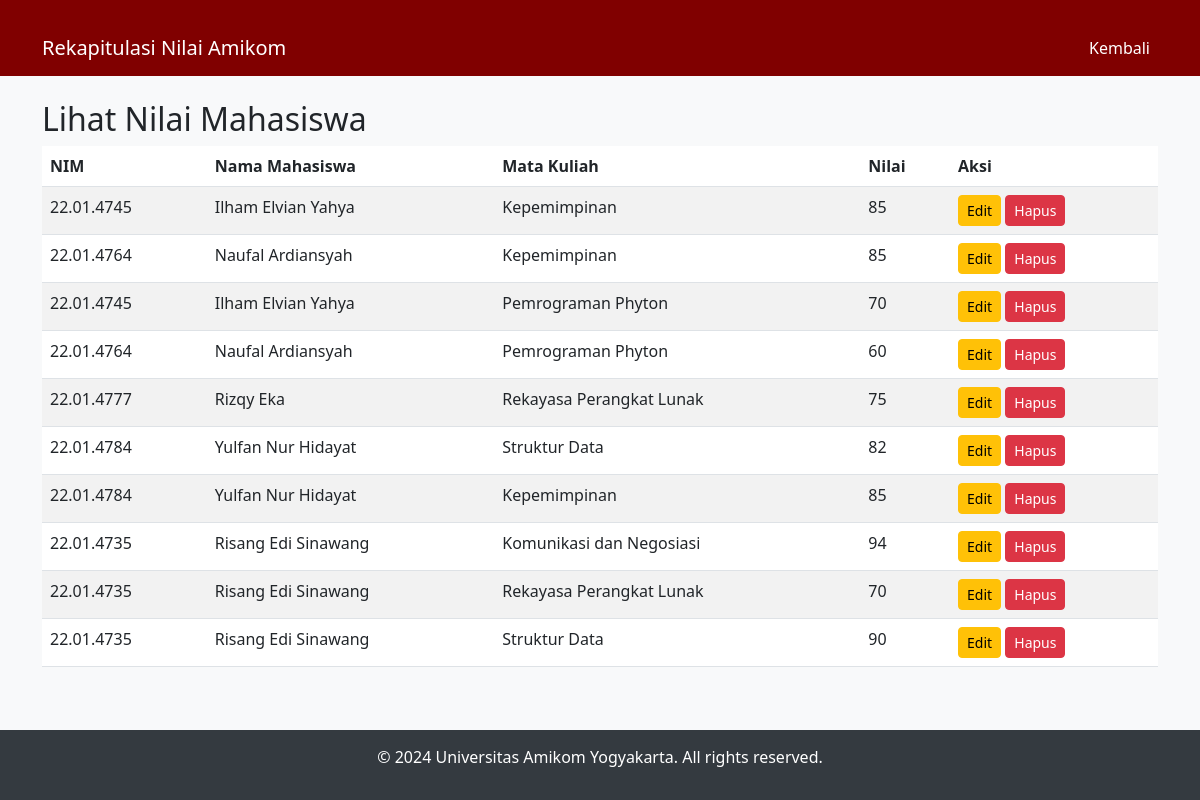
The page /rekap_nilai/lihat_nilai.php on the database its author committed.
### tables this page shows
CREATE TABLE `nilai` (
  `id` int(11) NOT NULL,
  `mahasiswa_id` int(11) DEFAULT NULL,
  `mata_kuliah_id` int(11) DEFAULT NULL,
  `nilai` int(11) DEFAULT NULL,
  `nama_mata_kuliah` varchar(100) DEFAULT NULL,
  `nim` varchar(20) NOT NULL
);

CREATE TABLE `users` (
  `id` int(11) NOT NULL,
  `username` varchar(50) NOT NULL,
  `password` varchar(255) NOT NULL,
  `nama` varchar(100) NOT NULL,
  `level` enum('Admin','Mahasiswa','Dosen') NOT NULL,
  `nim` varchar(20) DEFAULT NULL,
  `kode_verifikasi` varchar(6) DEFAULT NULL
);

CREATE TABLE `mata_kuliah` (
  `id` int(11) NOT NULL,
  `kode_mata_kuliah` varchar(20) NOT NULL,
  `nama_mata_kuliah` varchar(100) NOT NULL
);

### rekap_nilai/lihat_nilai.php (the view, shortened to what this page needs)
<?php
include 'config.php';
$query = "SELECT n.id, m.nim, m.nama AS nama_mahasiswa, mk.nama_mata_kuliah, n.nilai
          FROM nilai n
          JOIN users m ON n.mahasiswa_id = m.id
          JOIN mata_kuliah mk ON n.mata_kuliah_id = mk.id";
$result = mysqli_query($conn, $query);
?>
<!DOCTYPE html>
<html lang="en">
<head>
    <link href="https://cdn.jsdelivr.net/npm/bootstrap@5.3.0/dist/css/bootstrap.min.css" rel="stylesheet">
</head>
<body>
<nav class="navbar navbar-expand-lg navbar-dark">
    <div class="container">
        <a class="navbar-brand" href="#">Rekapitulasi Nilai Amikom</a>
        <div class="collapse navbar-collapse" id="navbarNav">
            <ul class="navbar-nav ms-auto">
                <li class="nav-item">
                    <a class="nav-link" href="dosen_dashboard.php">Kembali</a>
                </li>
            </ul>
        </div>
    </div>
</nav>
<div class="container">
    <h2 class="mt-4">Lihat Nilai Mahasiswa</h2>
    <table class="table table-striped">
        <thead>
            <tr>
                <th>NIM</th>
                <th>Nama Mahasiswa</th>
                <th>Mata Kuliah</th>
                <th>Nilai</th>
                <th>Aksi</th>
            </tr>
        </thead>
        <tbody>
            <?php
            if (mysqli_num_rows($result) > 0) {
                while ($row = mysqli_fetch_assoc($result)) {
                    echo "<tr>
                            <td>{$row['nim']}</td>
                            <td>{$row['nama_mahasiswa']}</td>
                            <td>{$row['nama_mata_kuliah']}</td>
                            <td>{$row['nilai']}</td>
                            <td>
                                <a href='edit.php?id={$row['id']}' class='btn btn-warning btn-sm'>Edit</a>
                                <a href='delete.php?id={$row['id']}' class='btn btn-danger btn-sm' onclick='return confirm(\"Apakah Anda yakin ingin menghapus nilai ini?\")'>Hapus</a>
                            </td>
                          </tr>";
                }
            } else {
                echo "<tr><td colspan='5' class='text-center'>Tidak ada data nilai.</td></tr>";
            }
            ?>
        </tbody>
    </table>
</div>
<div class="footer">
    <p>&copy; 2024 Universitas Amikom Yogyakarta. All rights reserved.</p>
</div>
</body>
</html>

### rekap_nilai/lihat_nilai.php (style rules this page uses)
body { background-color: #f8f9fa; }
.navbar { background-color: #800000; }
.navbar-brand, .nav-link { color: #ffffff !important; }
.container { margin-top: 20px; }
.footer { background-color: #343a40; color: white; text-align: center; padding: 15px; position: fixed; bottom: 0; width: 100%; }

### rows shown on the page
nilai: mahasiswa.nim "22.01.4745", mahasiswa.nama "Ilham Elvian Yahya", mata_kuliah.nama_mata_kuliah "Kepemimpinan", nilai "85"
nilai: mahasiswa.nim "22.01.4764", mahasiswa.nama "Naufal Ardiansyah", mata_kuliah.nama_mata_kuliah "Kepemimpinan", nilai "85"
nilai: mahasiswa.nim "22.01.4745", mahasiswa.nama "Ilham Elvian Yahya", mata_kuliah.nama_mata_kuliah "Pemrograman Phyton", nilai "70"
nilai: mahasiswa.nim "22.01.4764", mahasiswa.nama "Naufal Ardiansyah", mata_kuliah.nama_mata_kuliah "Pemrograman Phyton", nilai "60"
nilai: mahasiswa.nim "22.01.4777", mahasiswa.nama "Rizqy Eka", mata_kuliah.nama_mata_kuliah "Rekayasa Perangkat Lunak", nilai "75"
nilai: mahasiswa.nim "22.01.4784", mahasiswa.nama "Yulfan Nur Hidayat", mata_kuliah.nama_mata_kuliah "Struktur Data", nilai "82"
nilai: mahasiswa.nim "22.01.4784", mahasiswa.nama "Yulfan Nur Hidayat", mata_kuliah.nama_mata_kuliah "Kepemimpinan", nilai "85"
nilai: mahasiswa.nim "22.01.4735", mahasiswa.nama "Risang Edi Sinawang", mata_kuliah.nama_mata_kuliah "Komunikasi dan Negosiasi", nilai "94"
nilai: mahasiswa.nim "22.01.4735", mahasiswa.nama "Risang Edi Sinawang", mata_kuliah.nama_mata_kuliah "Rekayasa Perangkat Lunak", nilai "70"
nilai: mahasiswa.nim "22.01.4735", mahasiswa.nama "Risang Edi Sinawang", mata_kuliah.nama_mata_kuliah "Struktur Data", nilai "90"
